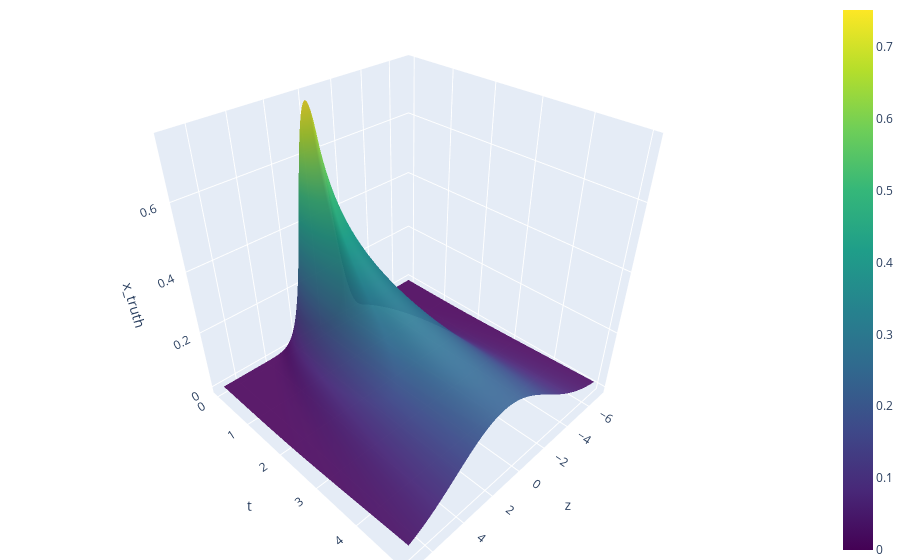

Source (notebook cell):
### Markdown cell above
### Numerical sim

### Code cell
z_vals, t_vals, X_tr = num_approx_burgers(x0, G, hz, ht, Tmax)

# -------- interactive surface plot (Plotly) --------
plot_sim_result(z_vals, t_vals, X_tr, 'x_truth')

### Figure 1 — Plotly figure (JSON) as saved in the notebook; plotly's stock layout.template omitted (floating-point values rounded to 4 significant figures; data arrays with more than 128 entries replaced by an {"elided": "..."} marker saying what was removed)
{"data": [{"colorscale": [[0, "#440154"], [0.1111, "#482878"], [0.2222, "#3e4989"], [0.3333, "#31688e"], [0.4444, "#26828e"], [0.5556, "#1f9e89"], [0.6667, "#35b779"], [0.7778, "#6ece58"], [0.8889, "#b5de2b"], [1, "#fde725"]], "contours": {"z": {"highlight": false, "usecolormap": true}}, "opacity": 0.95, "type": "surface", "x": {"elided": "141 float values"}, "y": [0.0, 0.05, 0.1, 0.15, 0.2, 0.25, 0.3, 0.35, 0.4, 0.45, 0.5, 0.55, 0.6, 0.65, 0.7, 0.75, 0.8, 0.85, 0.9, 0.95, 1.0, 1.05, 1.1, 1.15, 1.2, 1.25, 1.3, 1.35, 1.4, 1.45, 1.5, 1.55, 1.6, 1.65, 1.7, 1.75, 1.8, 1.85, 1.9, 1.95, 2.0, 2.05, 2.1, 2.15, 2.2, 2.25, 2.3, 2.35, 2.4, 2.45, 2.5, 2.55, 2.6, 2.65, 2.7, 2.75, 2.8, 2.85, 2.9, 2.95, 3.0, 3.05, 3.1, 3.15, 3.2, 3.25, 3.3, 3.35, 3.4, 3.45, 3.5, 3.55, 3.6, 3.65, 3.7, 3.75, 3.8, 3.85, 3.9, 3.95, 4.0, 4.05, 4.1, 4.15, 4.2, 4.25, 4.3, 4.35, 4.4, 4.45, 4.5, 4.55, 4.6, 4.65, 4.7, 4.75, 4.8, 4.85, 4.9, 4.95, 5.0], "z": {"elided": "101x141 float values"}}], "layout": {"autosize": true, "margin": {"b": 0, "l": 0, "r": 0, "t": 0}, "scene": {"xaxis": {"title": {"text": "z"}}, "yaxis": {"title": {"text": "t"}}, "zaxis": {"title": {"text": "x_truth"}}}}}
